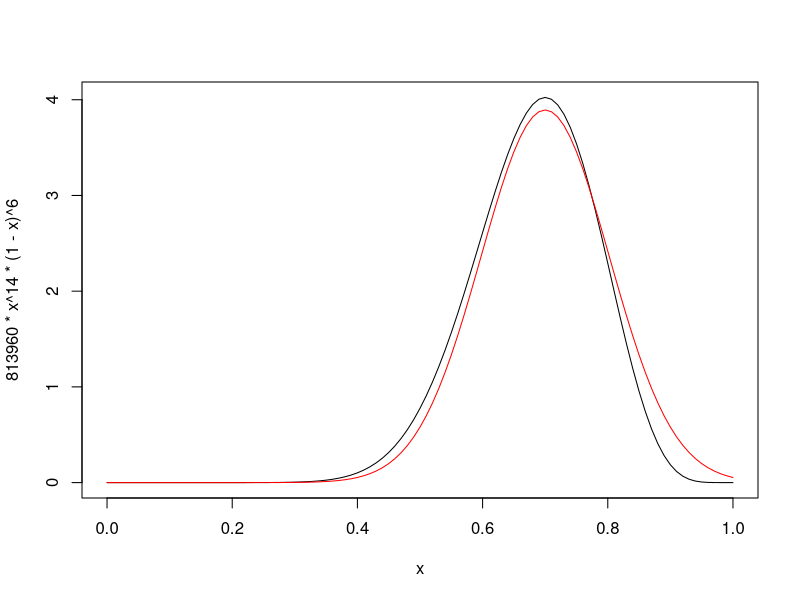

Reproduce this figure in R.
set.seed(54)
#set.seed(20)
data=rbinom(20,size=1,pi/4)
sum(data)
curve(813960*x^14*(1-x)^6)

#negative log posterior
L=function(p){#dbinom bc bernoulli is the model
  -sum(dbinom(data,size=1,prob=p,log=TRUE))-dunif(p,min=0,max=1,log=TRUE)
}
optim(0.5,L,hessian=TRUE)#hessian is 1/sigma^2; value is your u
curve(dnorm(x,mean=0.7,
            sd=1/sqrt(95.23969)),
      col="red",add=TRUE)
#pr(p|data)=pr(data|p)*pr(p); bayes theorem





#-------------------------using Laplace for the 2d problems
data1=rnorm(100,mean=69,sd=2.9)
L1=function(p){#dnorm b/c norm is the model
  -sum(dnorm(data1,mean=p[1],sd=p[2],log=TRUE))-dunif(p[1],min=65,max=77,log=TRUE)-dexp(p[2],rate=0.5,log=TRUE)
}
H=optim(c(72,5),L1,hessian=TRUE)$hessian
Sigma=solve(H)#solve(H) is the same as inverting H
eigen(Sigma)#eigenvalues/eigenvectors give you a sense of the shape of the posterior distribution
solve(H)%*%H#yes, solve() can be used to invert matrix
#Pr(mu,v |data)?=pr(data|mu,v)*pr(mu)*pr(v)

